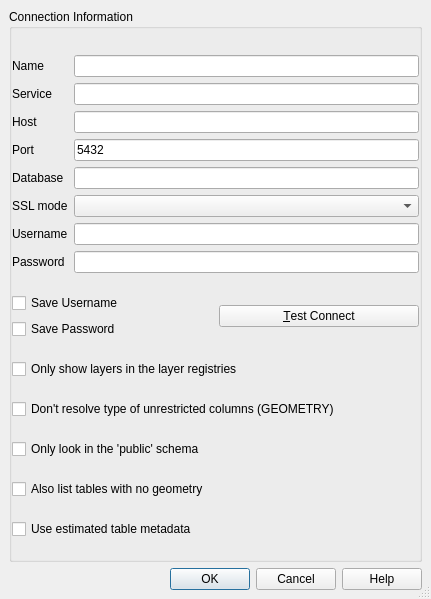
<?xml version="1.0" encoding="UTF-8"?>
<ui version="4.0">
 <class>QgsPgNewConnectionBase</class>
 <widget class="QDialog" name="QgsPgNewConnectionBase">
  <property name="geometry">
   <rect>
    <x>0</x>
    <y>0</y>
    <width>431</width>
    <height>599</height>
   </rect>
  </property>
  <property name="sizePolicy">
   <sizepolicy hsizetype="MinimumExpanding" vsizetype="MinimumExpanding">
    <horstretch>0</horstretch>
    <verstretch>0</verstretch>
   </sizepolicy>
  </property>
  <property name="windowTitle">
   <string>Create a New PostGIS connection</string>
  </property>
  <property name="sizeGripEnabled">
   <bool>true</bool>
  </property>
  <property name="modal">
   <bool>true</bool>
  </property>
  <layout class="QGridLayout">
   <property name="margin">
    <number>9</number>
   </property>
   <property name="spacing">
    <number>6</number>
   </property>
   <item row="0" column="0">
    <widget class="QGroupBox" name="GroupBox1">
     <property name="title">
      <string>Connection Information</string>
     </property>
     <layout class="QGridLayout">
      <property name="leftMargin">
       <number>0</number>
      </property>
      <property name="rightMargin">
       <number>0</number>
      </property>
      <property name="bottomMargin">
       <number>0</number>
      </property>
      <property name="spacing">
       <number>5</number>
      </property>
      <item row="0" column="0">
       <layout class="QHBoxLayout">
        <property name="spacing">
         <number>6</number>
        </property>
        <property name="margin">
         <number>0</number>
        </property>
        <item>
         <layout class="QVBoxLayout">
          <property name="spacing">
           <number>6</number>
          </property>
          <property name="margin">
           <number>0</number>
          </property>
          <item>
           <widget class="QLabel" name="TextLabel1_2">
            <property name="text">
             <string>Name</string>
            </property>
            <property name="buddy">
             <cstring>txtName</cstring>
            </property>
           </widget>
          </item>
          <item>
           <widget class="QLabel" name="label">
            <property name="text">
             <string>Service</string>
            </property>
            <property name="buddy">
             <cstring>txtService</cstring>
            </property>
           </widget>
          </item>
          <item>
           <widget class="QLabel" name="TextLabel1">
            <property name="text">
             <string>Host</string>
            </property>
            <property name="buddy">
             <cstring>txtHost</cstring>
            </property>
           </widget>
          </item>
          <item>
           <widget class="QLabel" name="TextLabel2_2">
            <property name="text">
             <string>Port</string>
            </property>
            <property name="buddy">
             <cstring>txtPort</cstring>
            </property>
           </widget>
          </item>
          <item>
           <widget class="QLabel" name="TextLabel2">
            <property name="text">
             <string>Database</string>
            </property>
            <property name="buddy">
             <cstring>txtDatabase</cstring>
            </property>
           </widget>
          </item>
          <item>
           <widget class="QLabel" name="TextLabel3_3">
            <property name="text">
             <string>SSL mode</string>
            </property>
            <property name="buddy">
             <cstring>cbxSSLmode</cstring>
            </property>
           </widget>
          </item>
          <item>
           <widget class="QLabel" name="TextLabel3">
            <property name="text">
             <string>Username</string>
            </property>
            <property name="buddy">
             <cstring>txtUsername</cstring>
            </property>
           </widget>
          </item>
          <item>
           <widget class="QLabel" name="TextLabel3_2">
            <property name="text">
             <string>Password</string>
            </property>
            <property name="buddy">
             <cstring>txtPassword</cstring>
            </property>
           </widget>
          </item>
         </layout>
        </item>
        <item>
         <layout class="QVBoxLayout">
          <property name="spacing">
           <number>6</number>
          </property>
          <property name="margin">
           <number>0</number>
          </property>
          <item>
           <widget class="QLineEdit" name="txtName">
            <property name="toolTip">
             <string>Name of the new connection</string>
            </property>
           </widget>
          </item>
          <item>
           <widget class="QLineEdit" name="txtService"/>
          </item>
          <item>
           <widget class="QLineEdit" name="txtHost"/>
          </item>
          <item>
           <widget class="QLineEdit" name="txtPort">
            <property name="text">
             <string>5432</string>
            </property>
           </widget>
          </item>
          <item>
           <widget class="QLineEdit" name="txtDatabase"/>
          </item>
          <item>
           <widget class="QComboBox" name="cbxSSLmode"/>
          </item>
          <item>
           <widget class="QLineEdit" name="txtUsername"/>
          </item>
          <item>
           <widget class="QLineEdit" name="txtPassword">
            <property name="echoMode">
             <enum>QLineEdit::Password</enum>
            </property>
           </widget>
          </item>
         </layout>
        </item>
       </layout>
      </item>
      <item row="2" column="0">
       <widget class="QCheckBox" name="cb_geometryColumnsOnly">
        <property name="toolTip">
         <string>Restrict the displayed tables to those that are in the layer registries.</string>
        </property>
        <property name="whatsThis">
         <string>Restricts the displayed tables to those that are found in the layer registries (geometry_columns, geography_columns, topology.layer). This can speed up the initial display of spatial tables.</string>
        </property>
        <property name="text">
         <string>Only show layers in the layer registries</string>
        </property>
       </widget>
      </item>
      <item row="4" column="0">
       <widget class="QCheckBox" name="cb_publicSchemaOnly">
        <property name="toolTip">
         <string>Restrict the search to the public schema for spatial tables not in the geometry_columns table</string>
        </property>
        <property name="whatsThis">
         <string>When searching for spatial tables that are not in the geometry_columns tables, restrict the search to tables that are in the public schema (for some databases this can save lots of time)</string>
        </property>
        <property name="text">
         <string>Only look in the 'public' schema</string>
        </property>
       </widget>
      </item>
      <item row="1" column="0">
       <layout class="QGridLayout" name="gridLayout_1">
        <property name="margin">
         <number>0</number>
        </property>
        <item row="0" column="0">
         <widget class="QCheckBox" name="chkStoreUsername">
          <property name="text">
           <string>Save Username</string>
          </property>
         </widget>
        </item>
        <item row="0" column="1" rowspan="2">
         <widget class="QPushButton" name="btnConnect">
          <property name="text">
           <string>&amp;Test Connect</string>
          </property>
         </widget>
        </item>
        <item row="1" column="0">
         <widget class="QCheckBox" name="chkStorePassword">
          <property name="text">
           <string>Save Password</string>
          </property>
         </widget>
        </item>
       </layout>
      </item>
      <item row="6" column="0">
       <widget class="QCheckBox" name="cb_useEstimatedMetadata">
        <property name="toolTip">
         <string>Use estimated table statistics for the layer metadata.</string>
        </property>
        <property name="whatsThis">
         <string>&lt;html&gt;
&lt;body&gt;
&lt;p&gt;When the layer is setup various metadata is required for the PostGIS table. This includes information such as the table row count, geometry type and spatial extents of the data in the geometry column. If the table contains a large number of rows determining this metadata is time consuming.&lt;/p&gt;
&lt;p&gt;By activating this option the following fast table metadata operations are done:&lt;/p&gt;
&lt;p&gt;1) Row count is determined from table statistics obtained from running the PostgreSQL table analyse function.&lt;/p&gt;
&lt;p&gt;2) Table extents are always determined with the estimated_extent PostGIS function even if a layer filter is applied.&lt;/p&gt;
&lt;p&gt;3) If the table geometry type is unknown and is not exclusively taken from the geometry_columns table, then it is determined from the first 100 non-null geometry rows in the table.&lt;/p&gt;
&lt;/body&gt;
&lt;/html&gt;</string>
        </property>
        <property name="text">
         <string>Use estimated table metadata</string>
        </property>
       </widget>
      </item>
      <item row="5" column="0">
       <widget class="QCheckBox" name="cb_allowGeometrylessTables">
        <property name="text">
         <string>Also list tables with no geometry</string>
        </property>
        <property name="checked">
         <bool>false</bool>
        </property>
       </widget>
      </item>
      <item row="3" column="0">
       <widget class="QCheckBox" name="cb_dontResolveType">
        <property name="text">
         <string>Don't resolve type of unrestricted columns (GEOMETRY)</string>
        </property>
       </widget>
      </item>
     </layout>
    </widget>
   </item>
   <item row="1" column="0">
    <widget class="QDialogButtonBox" name="buttonBox">
     <property name="standardButtons">
      <set>QDialogButtonBox::Cancel|QDialogButtonBox::Help|QDialogButtonBox::Ok</set>
     </property>
    </widget>
   </item>
  </layout>
 </widget>
 <layoutdefault spacing="6" margin="11"/>
 <tabstops>
  <tabstop>txtName</tabstop>
  <tabstop>txtService</tabstop>
  <tabstop>txtHost</tabstop>
  <tabstop>txtPort</tabstop>
  <tabstop>txtDatabase</tabstop>
  <tabstop>cbxSSLmode</tabstop>
  <tabstop>txtUsername</tabstop>
  <tabstop>txtPassword</tabstop>
  <tabstop>chkStoreUsername</tabstop>
  <tabstop>chkStorePassword</tabstop>
  <tabstop>btnConnect</tabstop>
  <tabstop>cb_geometryColumnsOnly</tabstop>
  <tabstop>cb_dontResolveType</tabstop>
  <tabstop>cb_publicSchemaOnly</tabstop>
  <tabstop>cb_allowGeometrylessTables</tabstop>
  <tabstop>cb_useEstimatedMetadata</tabstop>
  <tabstop>buttonBox</tabstop>
 </tabstops>
 <resources/>
 <connections>
  <connection>
   <sender>buttonBox</sender>
   <signal>rejected()</signal>
   <receiver>QgsPgNewConnectionBase</receiver>
   <slot>reject()</slot>
   <hints>
    <hint type="sourcelabel">
     <x>313</x>
     <y>501</y>
    </hint>
    <hint type="destinationlabel">
     <x>451</x>
     <y>312</y>
    </hint>
   </hints>
  </connection>
  <connection>
   <sender>buttonBox</sender>
   <signal>accepted()</signal>
   <receiver>QgsPgNewConnectionBase</receiver>
   <slot>accept()</slot>
   <hints>
    <hint type="sourcelabel">
     <x>395</x>
     <y>501</y>
    </hint>
    <hint type="destinationlabel">
     <x>450</x>
     <y>287</y>
    </hint>
   </hints>
  </connection>
 </connections>
</ui>
